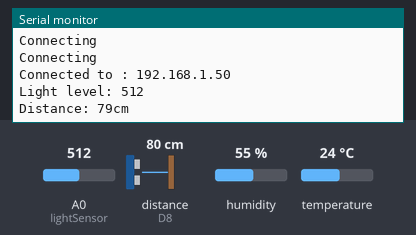
This sketch was run on a simulated ESP8266 (NodeMCU). Parts: the last lines printed to the serial monitor. Wiring (inferred from the names in the program): ultrasonic range finder: trigger D4; echo D8. The inputs (shaded band) are chosen by the test bench; at power-on: distance to the obstacle (sensor on D8) 80 cm, humidity 55 %, A0 (lightSensor) = 512, temperature 24 °C. The echo pulse lasts 58.3 µs per cm; WiFi joins after 1.5 s; servers stay silent unless stated.

Above: at 2.7 s.
2.8 s: distance to the obstacle (sensor on D8) set to 2 cm
At 3.9 s:
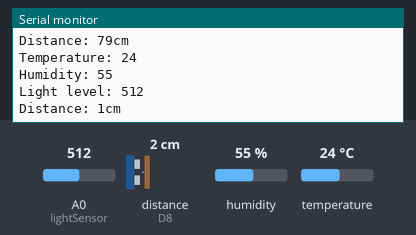
5.5 s: humidity set to 22 %
At 6.3 s:
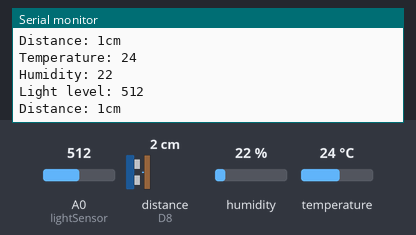
8.2 s: A0 (lightSensor) set to 716
At 10.0 s:
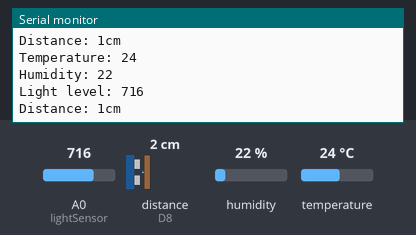
10.9 s: temperature set to 12 °C
13.6 s: distance to the obstacle (sensor on D8) set to 4 cm
At 14.8 s:
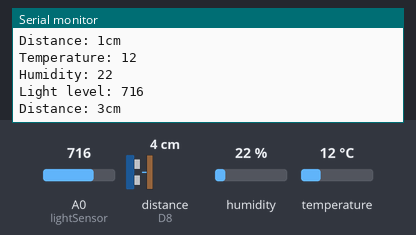
16.3 s: A0 (lightSensor) set to 992
At 18.5 s:
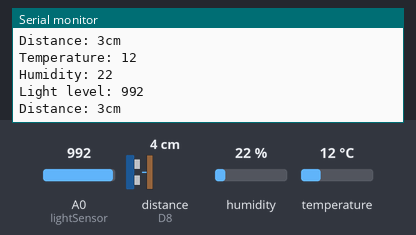
Timing chart, 0 to 20.0 s (numbered marks = the images above; inputs shaded):
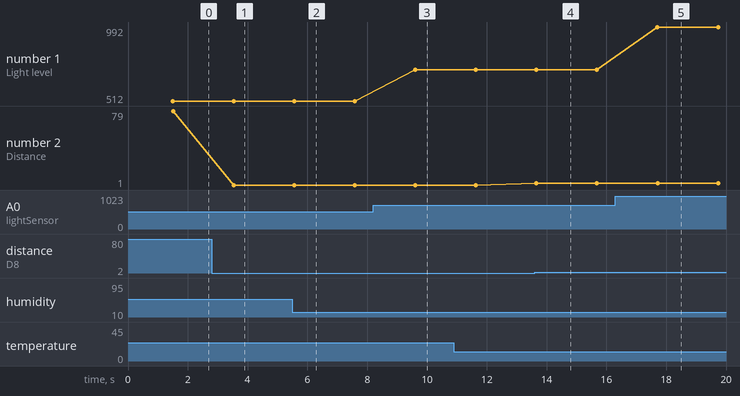

Measured:
- after the input at 2.8 s, the serial monitor: prints a new line after 0.74 s (image 1)
- after the input at 5.5 s, the serial monitor: prints a new line after 0.06 s (image 2)
- after the input at 8.2 s, the serial monitor: prints a new line after 1.4 s (image 3)
- after the input at 13.6 s, the serial monitor: prints a new line after 0.06 s (image 4)
- after the input at 16.3 s, the serial monitor: prints a new line after 1.4 s (image 5)
- plotted number 1: 512 → 716 after the input at 8.2 s, 716 → 992 after the input at 16.3 s
- plotted number 2: 79 → 1 after the input at 2.8 s, 1 → 3 after the input at 13.6 s

The sketch:

boardA.ino
```cpp
//ESP8266 wifi library
#include <ESP8266WiFi.h>
#include <ESP8266WebServer.h>

//DHT11 library
#include <DHT.h>
#include <DHT_U.h>

//Initialise webserver port number
ESP8266WebServer server(80);

//Wifi ssid and password (replace with own wifi ssid and password)
const char* ssid = "<Wifi_SSID>";
const char* password =  "<Wifi_password>";

//Initialise Light sensor pin
const int lightSensor = A0;
//Set light intensity reading to 0 as default
int lightIntensity = 0;

//Initialise the trigger pin of ultrasonic sensor
const int triggerPin  = D4;
//Initialise the echo pin of the ultrasonic sensor
const int echoPin = D8;
//Set the duration taken to get the ultrasonic wave from the echo pin
long durationTakenForDistance = 0;
//Set the distance reading from the ultrasonic sensor to 0 as default
int distance = 0;

//Initialise Humidity pin
const int humidityPin = D6;
//Set temperature and humidity readings to 0 as default
int temperature = 0;
int humidity = 0;
//Initialise the DHT11
DHT dht(humidityPin, DHT11);

void setup() {
  //Connect to the wifi
  WiFi.begin(ssid, password);

  //Set the light sensor pin as input
  pinMode(lightSensor, INPUT);

  //Set the trigger pin as output to emit ultrasonic wave
  pinMode(triggerPin,OUTPUT);
  //Set the echo pin as the input to reach the ultrasonic wave reading
  pinMode(echoPin,INPUT);

  //Set the baud rate as 9600 for serial monitor
  Serial.begin(9600);

  //Start the DHT11 sensor
  dht.begin();

  //Try to reconnect to wifi
  while (WiFi.status() != WL_CONNECTED) {
      delay(500);
      Serial.println("Connecting");
  }

  //Print the IP address of the connected wifi
  Serial.print("Connected to : ");
  Serial.println(WiFi.localIP());

  //set the route to to fetch data to web server
  server.on("/", fetchData);

  //Start the server
  server.begin();
}

void loop() {
  //Fetch data to and from server
  server.handleClient();

  //Monitor light reading
  GetLightReading();
  //Monitor ultrasonic reading
  GetDistanceReading();
  //Monitor Temperature and humidity reading
  GetTemperatureAndHumidityReading();
}

//Function to get light reading
void GetLightReading() {
  //Store the light reading
  lightIntensity = analogRead(lightSensor);
  //Print output from light sensor to serial monitor
  Serial.println("Light level: " + String(lightIntensity));
}

//Function to get the distance reading from ultrasonic sensor
void GetDistanceReading(){
  //Set trigger pin to default state and wait for 2 microseconds to reset the trigger pin
  digitalWrite(triggerPin, LOW);
  delayMicroseconds(2);

  //Emit ultrasonic wave from trigger pin and wait for 10 microseconds
  digitalWrite(triggerPin, HIGH);
  delayMicroseconds(10);

  //Stop the emission of ultrasonic wave
  digitalWrite(triggerPin, LOW);

  //Get the ultrasonic wave from echo pin
  durationTakenForDistance = pulseIn(echoPin, HIGH);

  //Calculate the distance between ultrasonic sensor and target object
  distance = (durationTakenForDistance * 0.034) / 2;

  //Print the output distance in the serial monitor
  Serial.println("Distance: " + String(distance) + "cm");
}

//Function to get the temperature and humidity reading
void GetTemperatureAndHumidityReading() {
  //Set delay of 2 seconds to get accurate reading
  delay(2000);

  //Store the temperature and humidity reading
  temperature = dht.readTemperature();
  humidity = dht.readHumidity();

  //Check if the reading from DHT11 is accurate
  if (isnan(temperature) || isnan(humidity)) {
    Serial.println("Failed to get correct reading from DHT11");
    return;
  }
  //Print output from DHT11 sensor to serial monitor
  Serial.println("Temperature: "+ String(temperature));
  Serial.println("Humidity: " + String(humidity));
}

//Function to post data to server with readings from all sensors
void fetchData() {

  //Display the readings from sensors in the html page
  String html ="<!DOCTYPE html> <html> ";
  html += "<head><meta http-equiv=\"refresh\" content=\"2\"><meta name=\"viewport\" content=\"width=device-width, initial-scale=1.0\"></head>";
  html += "<body> <h1>Home environmental monitor system</h1>";
  html += "<div> <p> <strong> The temperature level is: ";
  html += temperature;
  html +="</strong> degrees. </p>";
  html += "<div> <p> <strong> The humidity level is: ";
  html += humidity;
  html +="</strong> %. </p>";
  html += "<div> <p> <strong> The light intensity is: ";
  html += lightIntensity;
  html +="</strong> lx . </p>";
  html += "<div> <p> <strong> The water level is: ";
  html += distance;
  html +="</strong> cm. </p>";
  html +="</body> </html>";

  //Send the data over with 200 response code to server
  server.send(200, "text/html", html);
}
```
